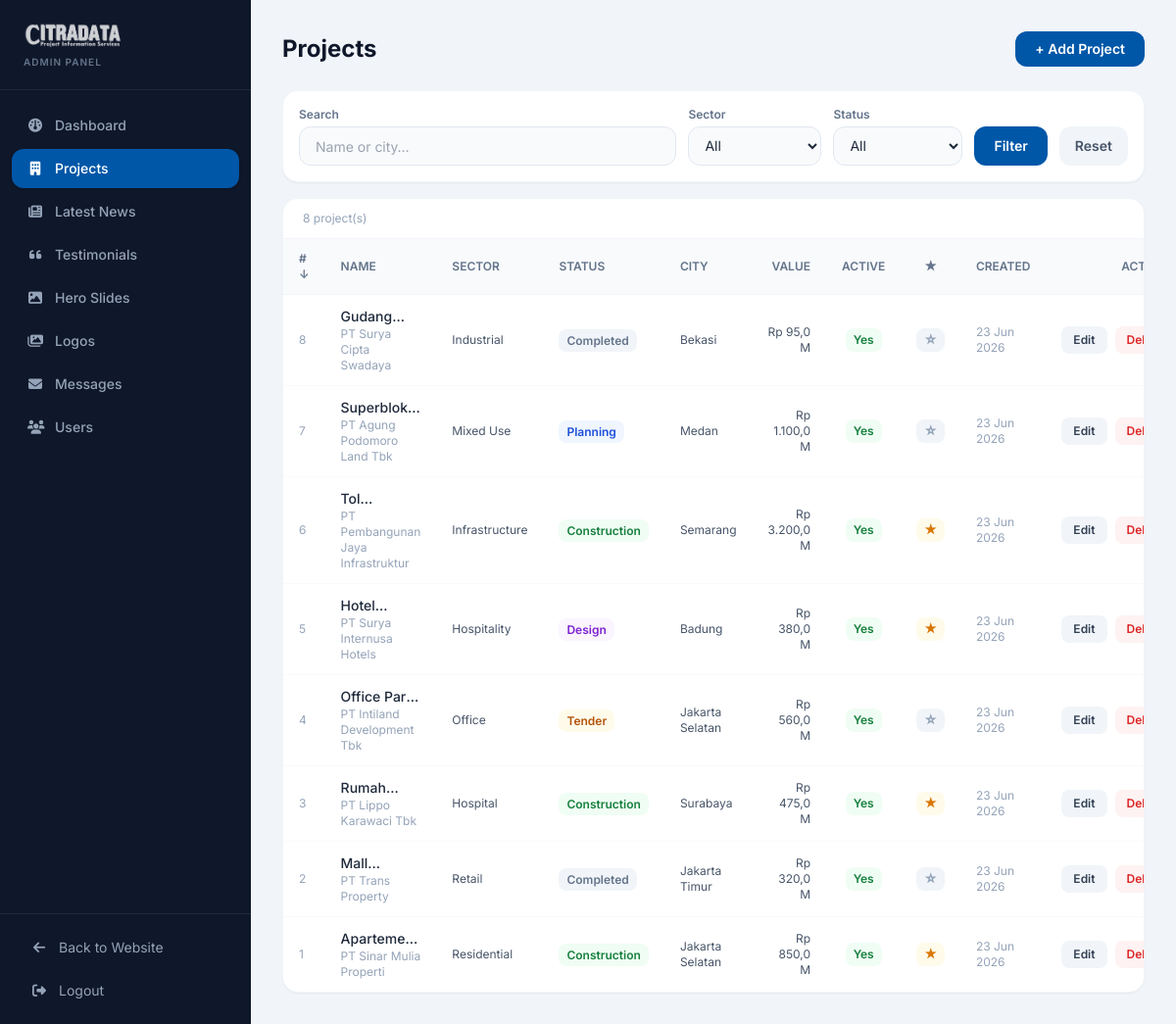
The app's page /citradata-php/admin/projects.php (signed in) with its own data.
### tables this page shows
CREATE TABLE `projects` (
  `id` int UNSIGNED NOT NULL,
  `project_name` varchar(255) NOT NULL,
  `sector` enum('Residential','Office','Retail','Industrial','Hospitality','Hospital','Mixed Use','Infrastructure','Other') NOT NULL,
  `status` enum('Planning','Design','Tender','Construction','Completed','On Hold') NOT NULL DEFAULT 'Planning',
  `location_city` varchar(150) DEFAULT NULL,
  `location_address` text,
  `project_value` bigint DEFAULT NULL COMMENT 'Value in IDR',
  `developer_name` varchar(255) DEFAULT NULL,
  `developer_contact` varchar(150) DEFAULT NULL COMMENT 'SENSITIVE',
  `developer_phone` varchar(50) DEFAULT NULL COMMENT 'SENSITIVE',
  `developer_email` varchar(150) DEFAULT NULL COMMENT 'SENSITIVE',
  `contractor_name` varchar(255) DEFAULT NULL,
  `contractor_contact` varchar(150) DEFAULT NULL COMMENT 'SENSITIVE',
  `contractor_phone` varchar(50) DEFAULT NULL COMMENT 'SENSITIVE',
  `contractor_email` varchar(150) DEFAULT NULL COMMENT 'SENSITIVE',
  `consultant_name` varchar(255) DEFAULT NULL,
  `description` text,
  `start_date` date DEFAULT NULL,
  `end_date` date DEFAULT NULL,
  `is_active` tinyint(1) NOT NULL DEFAULT '1',
  `is_featured` tinyint(1) NOT NULL DEFAULT '0',
  `created_at` timestamp NOT NULL DEFAULT CURRENT_TIMESTAMP,
  `updated_at` timestamp NOT NULL DEFAULT CURRENT_TIMESTAMP ON UPDATE CURRENT_TIMESTAMP
);

### citradata-php/includes/functions.php (called while the page is built, shortened)
<?php
function baseUrl(): string
{
    static $base = null;
    if ($base === null) {
        $projectRoot = str_replace('\\', '/', dirname(__DIR__));
        $docRoot     = str_replace('\\', '/', rtrim($_SERVER['DOCUMENT_ROOT'], '/\\'));
        $relative = '';
        if (str_starts_with($projectRoot, $docRoot)) {
            $relative = substr($projectRoot, strlen($docRoot));
        }
        $base = rtrim($relative, '/');
    }
    return $base;
}
function url(string $path): string
{
    return baseUrl() . '/' . ltrim($path, '/');
}
function e(string $str): string
{
    return htmlspecialchars($str, ENT_QUOTES, 'UTF-8');
}

### citradata-php/admin/projects.php (the view, shortened to what this page needs)
<?php
require_once __DIR__ . '/../includes/functions.php';
$pdo        = getDbConnection();
$search  = trim($_GET['q']      ?? '');
$sortCol = in_array($_GET['sort']??'',['id','project_name','sector','status','location_city','created_at']) ? $_GET['sort'] : 'id';
$sortDir = ($_GET['dir']??'desc')==='asc'?'ASC':'DESC';
$where=[]; $params=[];
$whereStr = $where ? 'WHERE '.implode(' AND ',$where) : '';
$stmt = $pdo->prepare("SELECT * FROM projects $whereStr ORDER BY $sortCol $sortDir");
$stmt->execute($params);
$items = $stmt->fetchAll();
function fmtIDR($v): string {
    $v=(int)$v;
    if ($v>=1_000_000_000) return 'Rp '.number_format($v/1_000_000_000,1,',','.').' M';
    return 'Rp '.number_format($v,0,',','.');
}
function sortLink(string $col,string $label,string $cur,string $dir): string {
    $nd = ($cur===$col&&$dir==='ASC')?'desc':'asc';
    $ico= $cur===$col?($dir==='ASC'?' ↑':' ↓'):'';
    $q  = http_build_query(array_merge($_GET,['sort'=>$col,'dir'=>$nd]));
    return '<a href="?'.htmlspecialchars($q).'" class="hover:text-brandBlue">'.$label.$ico.'</a>';
}
require __DIR__.'/includes/admin_head.php';
require __DIR__.'/includes/admin_sidebar.php';
?>
<div class="flex-grow p-8 overflow-x-auto">
<div class="flex items-center justify-between mb-6">
    <h1 class="text-2xl font-bold text-slate-900">Projects</h1>
    <a href="<?php echo url('admin/projects.php?new=1'); ?>" class="px-5 py-2 bg-brandBlue text-white text-sm font-semibold rounded-xl hover:bg-blue-800 transition-colors">+ Add Project</a>
</div>
<form method="GET" action="<?php echo url('admin/projects.php'); ?>" class="bg-white rounded-2xl p-4 shadow-sm border border-slate-100 mb-4 flex flex-wrap gap-3 items-end">
  <div class="flex-grow min-w-[150px]"><label class="block text-xs font-semibold text-slate-500 mb-1">Search</label>
  <input type="text" name="q" value="<?php echo e($search); ?>" placeholder="Name or city…" class="w-full h-10 px-4 bg-slate-50 border border-slate-200 rounded-xl text-sm focus:outline-none"></div>
  <div><label class="block text-xs font-semibold text-slate-500 mb-1">Sector</label>
  <select name="sector" class="h-10 px-3 bg-slate-50 border border-slate-200 rounded-xl text-sm focus:outline-none">
    <option value="">All</option>
  </select></div>
  <div><label class="block text-xs font-semibold text-slate-500 mb-1">Status</label>
  <select name="status" class="h-10 px-3 bg-slate-50 border border-slate-200 rounded-xl text-sm focus:outline-none">
    <option value="">All</option>
  </select></div>
  <button type="submit" class="h-10 px-5 bg-brandBlue text-white text-sm font-semibold rounded-xl hover:bg-blue-800 transition-colors">Filter</button>
  <a href="<?php echo url('admin/projects.php'); ?>" class="h-10 px-4 flex items-center bg-slate-100 text-slate-600 text-sm font-semibold rounded-xl hover:bg-slate-200 transition-colors">Reset</a>
</form>
<div class="bg-white rounded-2xl shadow-sm border border-slate-100 overflow-x-auto">
  <div class="px-5 py-3 border-b border-slate-100 text-xs text-slate-400"><?php echo count($items); ?> project(s)</div>
  <table class="w-full text-sm min-w-[900px]">
    <thead class="bg-slate-50 border-b border-slate-100">
      <tr>
        <th class="px-4 py-3 text-left font-semibold text-slate-500 text-xs uppercase"><?php echo sortLink('id','#',$sortCol,$sortDir); ?></th>
        <th class="px-4 py-3 text-left font-semibold text-slate-500 text-xs uppercase"><?php echo sortLink('project_name','Name',$sortCol,$sortDir); ?></th>
        <th class="px-4 py-3 text-left font-semibold text-slate-500 text-xs uppercase"><?php echo sortLink('sector','Sector',$sortCol,$sortDir); ?></th>
        <th class="px-4 py-3 text-left font-semibold text-slate-500 text-xs uppercase"><?php echo sortLink('status','Status',$sortCol,$sortDir); ?></th>
        <th class="px-4 py-3 text-left font-semibold text-slate-500 text-xs uppercase"><?php echo sortLink('location_city','City',$sortCol,$sortDir); ?></th>
        <th class="px-4 py-3 text-right font-semibold text-slate-500 text-xs uppercase">Value</th>
        <th class="px-4 py-3 text-center font-semibold text-slate-500 text-xs uppercase">Active</th>
        <th class="px-4 py-3 text-center font-semibold text-slate-500 text-xs uppercase">★</th>
        <th class="px-4 py-3 text-left font-semibold text-slate-500 text-xs uppercase"><?php echo sortLink('created_at','Created',$sortCol,$sortDir); ?></th>
        <th class="px-4 py-3 text-right font-semibold text-slate-500 text-xs uppercase">Actions</th>
      </tr>
    </thead>
    <tbody class="divide-y divide-slate-50">
      <?php foreach($items as $item): ?>
      <tr class="hover:bg-slate-50/50 transition-colors">
        <td class="px-4 py-3 text-slate-400 text-xs"><?php echo $item['id']; ?></td>
        <td class="px-4 py-3"><p class="font-medium text-slate-800 line-clamp-1 max-w-[200px]"><?php echo e($item['project_name']); ?></p>
          <?php if($item['developer_name']): ?><p class="text-slate-400 text-xs"><?php echo e($item['developer_name']); ?></p><?php endif; ?>
        </td>
        <td class="px-4 py-3 text-xs text-slate-600"><?php echo e($item['sector']); ?></td>
        <td class="px-4 py-3">
          <span class="px-2 py-1 rounded-lg text-xs font-semibold <?php echo match($item['status']){'Planning'=>'bg-blue-50 text-blue-700','Design'=>'bg-purple-50 text-purple-700','Tender'=>'bg-amber-50 text-amber-700','Construction'=>'bg-green-50 text-green-700','Completed'=>'bg-slate-100 text-slate-500',default=>'bg-red-50 text-red-600'}; ?>"><?php echo e($item['status']); ?></span>
        </td>
        <td class="px-4 py-3 text-xs text-slate-600"><?php echo e($item['location_city']??'–'); ?></td>
        <td class="px-4 py-3 text-right text-xs text-slate-600"><?php echo fmtIDR($item['project_value']); ?></td>
        <td class="px-4 py-3 text-center">
          <a href="<?php echo url('admin/projects.php?action=toggle&id='.$item['id']); ?>"
             class="inline-flex px-2 py-1 rounded-lg text-xs font-semibold <?php echo $item['is_active']?'bg-green-50 text-green-700':'bg-slate-100 text-slate-400'; ?>">
            <?php echo $item['is_active']?'Yes':'No'; ?>
          </a>
        </td>
        <td class="px-4 py-3 text-center">
          <a href="<?php echo url('admin/projects.php?action=toggle_featured&id='.$item['id']); ?>"
             class="inline-flex px-2 py-1 rounded-lg text-xs font-semibold <?php echo $item['is_featured']?'bg-amber-50 text-amber-600':'bg-slate-100 text-slate-400'; ?>">
            <?php echo $item['is_featured']?'★':'☆'; ?>
          </a>
        </td>
        <td class="px-4 py-3 text-xs text-slate-400"><?php echo date('d M Y',strtotime($item['created_at'])); ?></td>
        <td class="px-4 py-3 text-right">
          <div class="flex items-center justify-end gap-2">
            <a href="<?php echo url('admin/projects.php?edit='.$item['id']); ?>" class="px-3 py-1.5 bg-slate-100 text-slate-700 text-xs font-semibold rounded-lg hover:bg-slate-200 transition-colors">Edit</a>
            <a href="<?php echo url('admin/projects.php?action=delete&id='.$item['id']); ?>" onclick="return confirm('Delete this project?')" class="px-3 py-1.5 bg-red-50 text-red-600 text-xs font-semibold rounded-lg hover:bg-red-100 transition-colors">Delete</a>
          </div>
        </td>
      </tr>
      <?php endforeach; ?>
    </tbody>
  </table>
</div>
</div>
</body>
</html>

### records on screen
projects: id "8", developer_name "PT Surya Cipta Swadaya", sector "Industrial", status "Completed", location_city "Bekasi", project_value "Rp 95,0 M", is_active "Yes", created_at "23 Jun 2026"
projects: id "7", developer_name "PT Agung Podomoro Land Tbk", sector "Mixed Use", status "Planning", location_city "Medan", project_value "Rp 1.100,0 M", is_active "Yes", created_at "23 Jun 2026"
projects: id "6", developer_name "PT Pembangunan Jaya Infrastruktur", sector "Infrastructure", status "Construction", location_city "Semarang", project_value "Rp 3.200,0 M", is_active "Yes", created_at "23 Jun 2026"
projects: id "5", developer_name "PT Surya Internusa Hotels", sector "Hospitality", status "Design", location_city "Badung", project_value "Rp 380,0 M", is_active "Yes", created_at "23 Jun 2026"
projects: id "4", project_name "Office…", developer_name "PT Intiland Development Tbk", sector "Office", status "Tender", location_city "Jakarta Selatan", project_value "Rp 560,0 M", is_active "Yes", created_at "23 Jun 2026"
projects: id "3", developer_name "PT Lippo Karawaci Tbk", sector "Hospital", status "Construction", location_city "Surabaya", project_value "Rp 475,0 M", is_active "Yes", created_at "23 Jun 2026"
projects: id "2", developer_name "PT Trans Property", sector "Retail", status "Completed", location_city "Jakarta Timur", project_value "Rp 320,0 M", is_active "Yes", created_at "23 Jun 2026"
projects: id "1", developer_name "PT Sinar Mulia Properti", sector "Residential", status "Construction", location_city "Jakarta Selatan", project_value "Rp 850,0 M", is_active "Yes", created_at "23 Jun 2026"

### other values on screen
$item['label'] "Dashboard"
$item['label'] "Projects"
$item['label'] "Latest News"
$item['label'] "Testimonials"
$item['label'] "Hero Slides"
$item['label'] "Logos"
$item['label'] "Messages"
$item['label'] "Users"
count($items) "8"
$label "# NAME SECTOR STATUS CITY CREATED"
$ico "↓"
